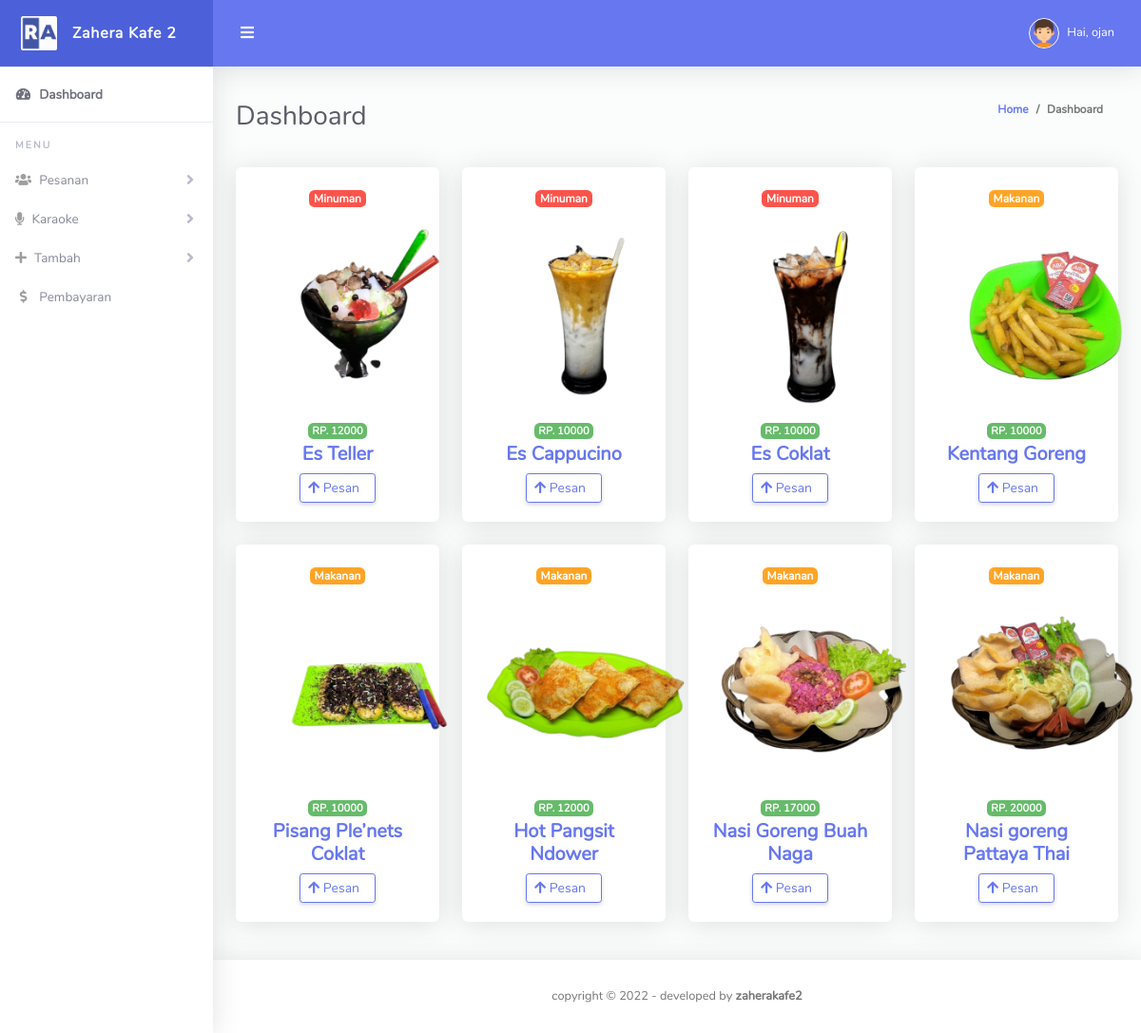
/admin.php (signed in), run on the app's committed database.
### tables this page shows
CREATE TABLE `tb_minuman` (
  `id` int(11) NOT NULL,
  `id_minuman` varchar(255) NOT NULL,
  `nama_minuman` varchar(255) NOT NULL,
  `harga_minuman` varchar(255) NOT NULL,
  `gmb_minuman` varchar(255) NOT NULL
);

CREATE TABLE `tb_makanan` (
  `id` int(11) NOT NULL,
  `id_makanan` varchar(255) NOT NULL,
  `nama_makanan` varchar(255) NOT NULL,
  `harga_makanan` varchar(255) NOT NULL,
  `gmb_makanan` varchar(255) NOT NULL
);

### admin.php (the view, shortened to what this page needs)
<?php include "navbar_admin.php"; ?>
<div class="container-fluid" id="container-wrapper">
  <div class="d-sm-flex align-items-center justify-content-between mb-4">
    <h1 class="h3 mb-0 text-gray-800">Dashboard</h1>
    <ol class="breadcrumb">
      <li class="breadcrumb-item"><a href="admin.php">Home</a></li>
      <li class="breadcrumb-item active" aria-current="page">Dashboard</li>
    </ol>
  </div>
  <div class="row mb-3 justify-content-center">
    <?php if ($_SESSION['level'] == 'user') : ?>
      <?php
      include "koneksi.php";
      $query = "SELECT * FROM tb_minuman";
      $sql = mysqli_query($koneksi, $query);
      while ($data = mysqli_fetch_array($sql)) { ?>
      <div class="col-xl-3 col-md-6 mb-4">
        <div class="card h-100">
          <div class="card-body">
            <div class="row align-items-center text-center">
              <div class="col mr-2">
              <div class="badge badge-danger">Minuman</div>
                <img src="upload/<?= $data['gmb_minuman'] ?>" width="220px">
                <div class="badge badge-success text-xs font-weight-bold text-uppercase mb-1">RP. <?= $data['harga_minuman'] ?></div>
                <div class="h5 mb-0 font-weight-bold text-primary"><?= $data['nama_minuman'] ?></div>
                <div class="mt-2 mb-0 text-xs">
                  <a href="tambah_pesanan.php" class="btn btn-sm btn-outline-primary">
                  <span class="mr-2"><i class="fa fa-arrow-up"></i> Pesan</span>
                  </a>
                </div>
              </div>
            </div>
          </div>
        </div>
      </div>
      <?php } ?>
      <?php
      include "koneksi.php";
      $query = "SELECT * FROM tb_makanan";
      $sql = mysqli_query($koneksi, $query);
      while ($data = mysqli_fetch_array($sql)) { ?>
      <div class="col-xl-3 col-md-6 mb-4">
        <div class="card h-100">
          <div class="card-body">
            <div class="row align-items-center text-center">
              <div class="col mr-2">
              <div class="badge badge-warning">Makanan</div>
                <img src="upload/<?= $data['gmb_makanan'] ?>" width="220px">
                <div class="badge badge-success text-xs font-weight-bold text-uppercase mb-1">RP. <?= $data['harga_makanan'] ?></div>
                <div class="h5 mb-0 font-weight-bold text-primary"><?= $data['nama_makanan'] ?></div>
                <div class="mt-2 mb-0 text-xs">
                  <a href="tambah_pesanan.php" class="btn btn-sm btn-outline-primary">
                  <span class="mr-2"><i class="fa fa-arrow-up"></i> Pesan</span>
                  </a>
                </div>
              </div>
            </div>
          </div>
        </div>
      </div>
      <?php } ?>
    <?php endif; ?>
  </div>
</div>
<?php include "footer_admin.php"; ?>

### navbar_admin.php (shortened to what this page needs)
<?php
include "jumlah.php";
?>
<!DOCTYPE html>
<html lang="en">
<head>
    <link href="vendor/fontawesome-free/css/all.min.css" rel="stylesheet" type="text/css">
    <link href="vendor/bootstrap/css/bootstrap.min.css" rel="stylesheet" type="text/css">
    <link href="assets/css/ruang-admin.min.css" rel="stylesheet">
</head>
<body id="page-top">
    <div id="wrapper">
        <ul class="navbar-nav sidebar sidebar-light accordion" id="accordionSidebar">
            <a class="sidebar-brand d-flex align-items-center justify-content-center" href="admin.php">
                <div class="sidebar-brand-icon">
                    <img src="assets/img/logo/logo2.png">
                </div>
                <div class="sidebar-brand-text mx-3">Zahera Kafe 2</div>
            </a>
            <hr class="sidebar-divider my-0">
            <li class="nav-item active">
                <a class="nav-link" href="admin.php">
                    <i class="fas fa-fw fa-tachometer-alt"></i>
                    <span>Dashboard</span></a>
            </li>
            <hr class="sidebar-divider">
            <div class="sidebar-heading">
                Menu
            </div>
            <li class="nav-item">
                <a class="nav-link collapsed" href="#" data-toggle="collapse" data-target="#collapseTable" aria-expanded="true" aria-controls="collapseTable">
                    <i class="fa fa-users"></i>
                    <span>Pesanan</span>
                </a>
            </li>
            <li class="nav-item">
                <a class="nav-link collapsed" href="#" data-toggle="collapse" data-target="#collapseTable5" aria-expanded="true" aria-controls="collapseTable">
                    <i class="fa fa-microphone"></i>
                    <span>Karaoke</span>
                </a>
            </li>
            <li class="nav-item">
                <a class="nav-link collapsed" href="#" data-toggle="collapse" data-target="#collapseTable2" aria-expanded="true" aria-controls="collapseTable">
                    <i class="fa fa-plus"></i>
                    <span>Tambah</span>
                </a>
            </li>
            <?php if ($_SESSION['level'] == 'user') : ?>
                <li class="nav-item">
                    <a class="nav-link" href="tambah_pembayaran.php">
                        <i class="fas fa-fw fa-dollar-sign"></i>
                        <span>Pembayaran</span></a>
                </li>
            <?php endif; ?>
        </ul>
        <div id="content-wrapper" class="d-flex flex-column">
            <div id="content">
                <nav class="navbar navbar-expand navbar-light bg-navbar topbar mb-4 static-top">
                    <button id="sidebarToggleTop" class="btn btn-link ro unded-circle mr-3">
                        <i class="fa fa-bars"></i>
                    </button>
                    <ul class="navbar-nav ml-auto">
                        <li class="nav-item dropdown no-arrow">
                            <a class="nav-link dropdown-toggle" href="#" id="userDropdown" role="button" data-toggle="dropdown" aria-haspopup="true" aria-expanded="false">
                                <img class="img-profile rounded-circle" src="assets/img/boy.png" style="max-width: 60px">
                                <?php
                                $email = $_SESSION['email'];
                                $sql = "SELECT * FROM tb_login WHERE email ='$email'";
                                $result = mysqli_query($koneksi, $sql);
                                if ($result) {
                                    if (mysqli_num_rows($result) > 0) {
                                        while ($row = mysqli_fetch_array($result)) {
                                ?>
                                            <span class="ml-2 d-none d-lg-inline text-white small">Hai, <?= $row['nama_lengkap'] ?></span>
                                <?php
                                        }
                                    }
                                }
                                ?>
                            </a>
                        </li>
                    </ul>
                </nav>

### footer_admin.php (shortened to what this page needs)
<footer class="sticky-footer bg-white">
    <div class="container my-auto">
        <div class="copyright text-center my-auto">
            <span>copyright &copy;  - developed by
                <b>zaherakafe2</b>
            </span>
        </div>
    </div>
</footer>
</div>
</div>
</body>
</html>

### data on the page
tb_minuman: gmb_minuman (picture), harga_minuman "12000", nama_minuman "Es Teller"
tb_minuman: gmb_minuman (picture), harga_minuman "10000", nama_minuman "Es Cappucino"
tb_minuman: gmb_minuman (picture), harga_minuman "10000", nama_minuman "Es Coklat"
tb_makanan: gmb_makanan (picture), harga_makanan "10000", nama_makanan "Kentang Goreng"
tb_makanan: gmb_makanan (picture), harga_makanan "10000", nama_makanan "Pisang Ple’nets Coklat"
tb_makanan: gmb_makanan (picture), harga_makanan "12000", nama_makanan "Hot Pangsit Ndower"
tb_makanan: gmb_makanan (picture), harga_makanan "17000", nama_makanan "Nasi Goreng Buah Naga"
tb_makanan: gmb_makanan (picture), harga_makanan "20000", nama_makanan "Nasi goreng Pattaya Thai"

### other printed values
$row['nama_lengkap'] "ojan"
